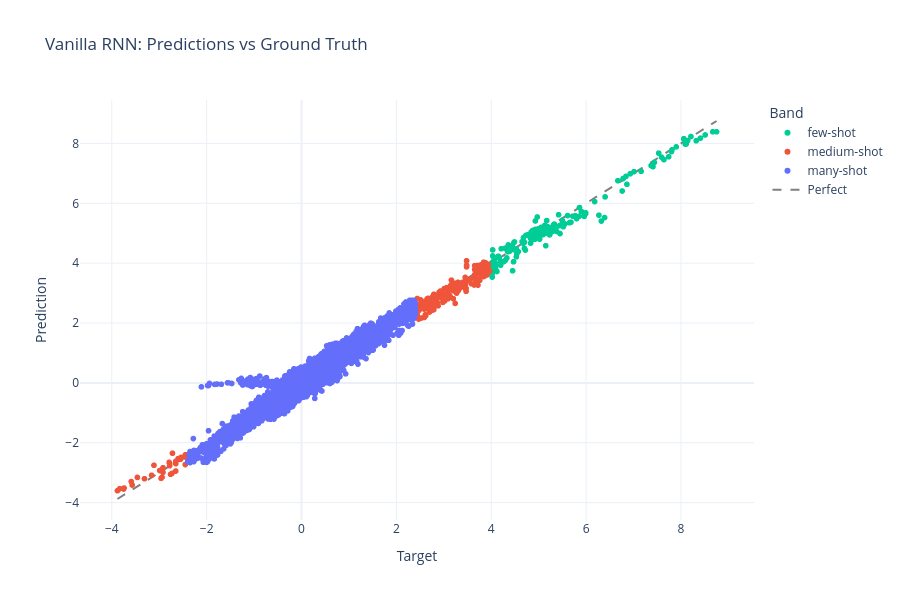
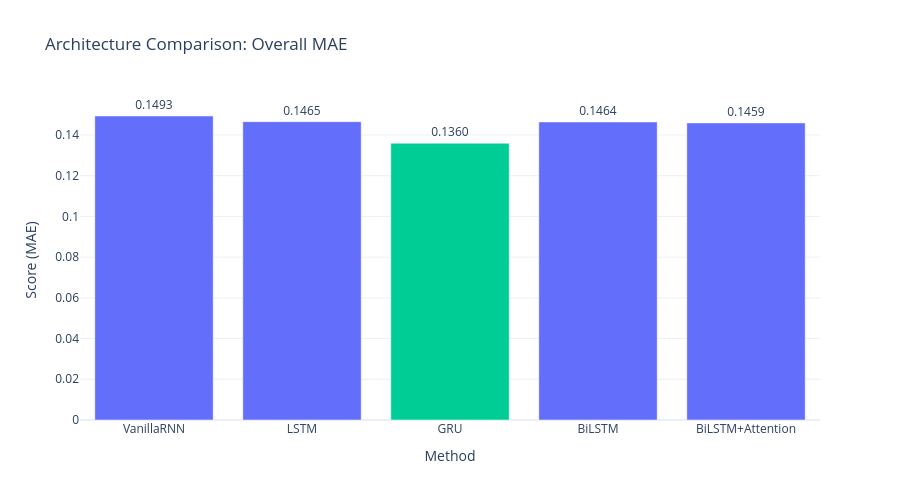

Notebook source saved alongside these figures, in order:
### Markdown cell above
## Predictions vs Ground Truth

### Code cell
# Train winner
seed_everything(SEED)
winner = VanillaRNN(22, 64)
winner, _ = train_two_stage(winner, train_loader, val_loader, band_dict, device)

val_preds, val_targets = get_predictions(winner, val_loader, device)

# Using visualization from utils/visualization.py
fig = plot_predictions_scatter(val_preds, val_targets, title='Vanilla RNN: Predictions vs Ground Truth')
fig.show()

# Also show comparison of architectures
results_for_plot = [{'method': r['model'], 'score': r['overall_mae']} for r in results]
fig_compare = plot_method_comparison(results_for_plot, title='Architecture Comparison: Overall MAE')
fig_compare.show()

### Figure 1 — Plotly figure (JSON) as saved in the notebook; plotly's stock layout.template omitted (floating-point values rounded to 4 significant figures; data arrays with more than 128 entries replaced by an {"elided": "..."} marker saying what was removed)
{"data": [{"customdata": {"elided": "225x1 float values"}, "hovertemplate": "Band=few-shot<br>Target=%{x}<br>Prediction=%{y}<br>Error=%{customdata[0]}<extra></extra>", "legendgroup": "few-shot", "marker": {"color": "#00CC96", "symbol": "circle"}, "mode": "markers", "name": "few-shot", "showlegend": true, "type": "scattergl", "x": {"elided": "225 float values"}, "xaxis": "x", "y": {"elided": "225 float values"}, "yaxis": "y"}, {"customdata": {"elided": "270x1 float values"}, "hovertemplate": "Band=medium-shot<br>Target=%{x}<br>Prediction=%{y}<br>Error=%{customdata[0]}<extra></extra>", "legendgroup": "medium-shot", "marker": {"color": "#EF553B", "symbol": "circle"}, "mode": "markers", "name": "medium-shot", "showlegend": true, "type": "scattergl", "x": {"elided": "270 float values"}, "xaxis": "x", "y": {"elided": "270 float values"}, "yaxis": "y"}, {"customdata": {"elided": "16140x1 float values"}, "hovertemplate": "Band=many-shot<br>Target=%{x}<br>Prediction=%{y}<br>Error=%{customdata[0]}<extra></extra>", "legendgroup": "many-shot", "marker": {"color": "#636EFA", "symbol": "circle"}, "mode": "markers", "name": "many-shot", "showlegend": true, "type": "scattergl", "x": {"elided": "16140 float values"}, "xaxis": "x", "y": {"elided": "16140 float values"}, "yaxis": "y"}, {"line": {"color": "gray", "dash": "dash"}, "mode": "lines", "name": "Perfect", "type": "scatter", "x": [-3.88, 8.75], "y": [-3.88, 8.75]}], "layout": {"height": 600, "legend": {"title": {"text": "Band"}, "tracegroupgap": 0}, "title": {"text": "Vanilla RNN: Predictions vs Ground Truth"}, "xaxis": {"anchor": "y", "domain": [0, 1], "title": {"text": "Target"}}, "yaxis": {"anchor": "x", "domain": [0, 1], "title": {"text": "Prediction"}}}}

### Figure 2 — Plotly figure (JSON) as saved in the notebook; plotly's stock layout.template omitted (floating-point values rounded to 4 significant figures)
{"data": [{"marker": {"color": ["#636EFA", "#636EFA", "#00CC96", "#636EFA", "#636EFA"]}, "text": ["0.1493", "0.1465", "0.1360", "0.1464", "0.1459"], "textposition": "outside", "type": "bar", "x": ["VanillaRNN", "LSTM", "GRU", "BiLSTM", "BiLSTM+Attention"], "y": [0.1493, 0.1465, 0.136, 0.1464, 0.1459]}], "layout": {"height": 500, "title": {"text": "Architecture Comparison: Overall MAE"}, "xaxis": {"title": {"text": "Method"}}, "yaxis": {"title": {"text": "Score (MAE)"}}}}
